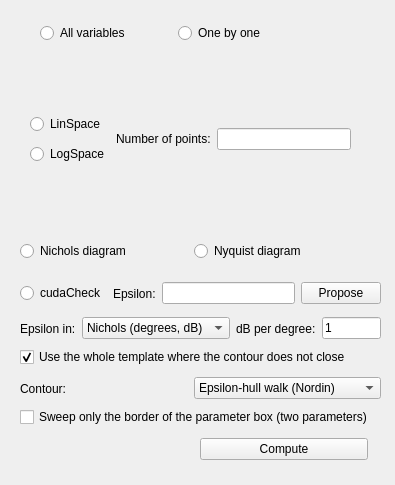
<?xml version="1.0" encoding="UTF-8"?>
<ui version="4.0">
 <class>TemplatesForm</class>
 <widget class="QWidget" name="TemplatesForm">
  <property name="geometry">
   <rect>
    <x>0</x>
    <y>0</y>
    <width>395</width>
    <height>485</height>
   </rect>
  </property>
  <property name="windowTitle">
   <string>Dialog</string>
  </property>
  <widget class="QStackedWidget" name="modeStack">
   <property name="geometry">
    <rect>
     <x>20</x>
     <y>60</y>
     <width>371</width>
     <height>171</height>
    </rect>
   </property>
   <widget class="QWidget" name="todos">
    <widget class="QWidget" name="layoutWidget">
     <property name="geometry">
      <rect>
       <x>10</x>
       <y>50</y>
       <width>321</width>
       <height>58</height>
      </rect>
     </property>
     <layout class="QHBoxLayout" name="horizontalLayout_4">
      <item>
       <layout class="QVBoxLayout" name="verticalLayout">
        <item>
         <widget class="QRadioButton" name="linspaceRadio">
          <property name="text">
           <string>LinSpace</string>
          </property>
         </widget>
        </item>
        <item>
         <widget class="QRadioButton" name="logspaceRadio">
          <property name="text">
           <string>LogSpace</string>
          </property>
         </widget>
        </item>
       </layout>
      </item>
      <item>
       <layout class="QHBoxLayout" name="horizontalLayout_3">
        <item>
         <widget class="QLabel" name="label">
          <property name="text">
           <string>Number of points:</string>
          </property>
         </widget>
        </item>
        <item>
         <widget class="QLineEdit" name="globalPointCount"/>
        </item>
       </layout>
      </item>
     </layout>
    </widget>
   </widget>
   <widget class="QWidget" name="page"/>
   <widget class="QWidget" name="individual">
    <widget class="QStackedWidget" name="variablesStack">
     <property name="geometry">
      <rect>
       <x>0</x>
       <y>40</y>
       <width>361</width>
       <height>131</height>
      </rect>
     </property>
     <widget class="QWidget" name="emptyPage"/>
     <widget class="QWidget" name="pNume">
      <widget class="QTabWidget" name="numeratorTabs">
       <property name="geometry">
        <rect>
         <x>0</x>
         <y>0</y>
         <width>361</width>
         <height>141</height>
        </rect>
       </property>
       <widget class="QWidget" name="tab_3">
        <attribute name="title">
         <string>Tab 1</string>
        </attribute>
       </widget>
       <widget class="QWidget" name="tab_4">
        <attribute name="title">
         <string>Tab 2</string>
        </attribute>
       </widget>
      </widget>
     </widget>
     <widget class="QWidget" name="pDeno">
      <widget class="QTabWidget" name="denominatorTabs">
       <property name="geometry">
        <rect>
         <x>0</x>
         <y>0</y>
         <width>361</width>
         <height>141</height>
        </rect>
       </property>
       <widget class="QWidget" name="tab">
        <attribute name="title">
         <string>Tab 1</string>
        </attribute>
       </widget>
       <widget class="QWidget" name="tab_2">
        <attribute name="title">
         <string>Tab 2</string>
        </attribute>
       </widget>
      </widget>
     </widget>
    </widget>
    <widget class="QWidget" name="layoutWidget1">
     <property name="geometry">
      <rect>
       <x>20</x>
       <y>10</y>
       <width>210</width>
       <height>23</height>
      </rect>
     </property>
     <layout class="QHBoxLayout" name="horizontalLayout_6">
      <item>
       <widget class="QRadioButton" name="numeratorRadio">
        <property name="text">
         <string>Numerator</string>
        </property>
       </widget>
      </item>
      <item>
       <widget class="QRadioButton" name="denominatorRadio">
        <property name="text">
         <string>Denominator</string>
        </property>
       </widget>
      </item>
     </layout>
    </widget>
   </widget>
  </widget>
  <widget class="QWidget" name="layoutWidget2">
   <property name="geometry">
    <rect>
     <x>200</x>
     <y>435</y>
     <width>168</width>
     <height>28</height>
    </rect>
   </property>
   <layout class="QHBoxLayout" name="horizontalLayout">
    <item>
     <widget class="QPushButton" name="okButton">
      <property name="text">
       <string>Compute</string>
      </property>
     </widget>
    </item>
   </layout>
  </widget>
  <widget class="QWidget" name="layoutWidget3">
   <property name="geometry">
    <rect>
     <x>40</x>
     <y>20</y>
     <width>269</width>
     <height>26</height>
    </rect>
   </property>
   <layout class="QHBoxLayout" name="horizontalLayout_2">
    <item>
     <widget class="QRadioButton" name="allVariablesRadio">
      <property name="text">
       <string>All variables</string>
      </property>
     </widget>
    </item>
    <item>
     <widget class="QRadioButton" name="oneByOneRadio">
      <property name="text">
       <string>One by one</string>
      </property>
     </widget>
    </item>
   </layout>
  </widget>
  <widget class="QWidget" name="layoutWidget5">
   <property name="geometry">
    <rect>
     <x>20</x>
     <y>240</y>
     <width>341</width>
     <height>23</height>
    </rect>
   </property>
   <layout class="QHBoxLayout" name="horizontalLayout_7">
    <item>
     <widget class="QRadioButton" name="nicholsRadio">
      <property name="text">
       <string>Nichols diagram</string>
      </property>
     </widget>
    </item>
    <item>
     <widget class="QRadioButton" name="nyquistRadio">
      <property name="text">
       <string>Nyquist diagram</string>
      </property>
     </widget>
    </item>
   </layout>
  </widget>
  <widget class="QWidget" name="layoutWidget4">
   <property name="geometry">
    <rect>
     <x>20</x>
     <y>280</y>
     <width>361</width>
     <height>27</height>
    </rect>
   </property>
   <layout class="QHBoxLayout" name="horizontalLayout_8">
    <item>
     <widget class="QRadioButton" name="cudaCheck">
      <property name="text">
       <string>cudaCheck</string>
      </property>
     </widget>
    </item>
    <item>
     <layout class="QHBoxLayout" name="horizontalLayout_5">
      <item>
       <widget class="QLabel" name="label_2">
        <property name="text">
         <string>Epsilon:</string>
        </property>
       </widget>
      </item>
      <item>
       <widget class="QLineEdit" name="epsilonEdit">
        <property name="toolTip">
         <string>One value, or one per design frequency. Filled in with the least epsilon at which the contour of each template closes, over the grids as they are entered above.</string>
        </property>
       </widget>
      </item>
      <item>
       <widget class="QPushButton" name="proposeButton">
        <property name="toolTip">
         <string>Sweep the family over the grids entered above and fill in the least epsilon at which the contour of each template closes, in the plane chosen below.</string>
        </property>
        <property name="text">
         <string>Propose</string>
        </property>
       </widget>
      </item>
     </layout>
    </item>
   </layout>
  </widget>
  <widget class="QCheckBox" name="wholeTemplateCheck">
   <property name="geometry">
    <rect>
     <x>20</x>
     <y>345</y>
     <width>361</width>
     <height>24</height>
    </rect>
   </property>
   <property name="toolTip">
    <string>Where the contour walk does not close with the epsilon given, use the whole template as its contour at that frequency: always safe, only slower, and marked in the viewer. Unchecked, the computation stops and names the frequency instead.</string>
   </property>
   <property name="text">
    <string>Use the whole template where the contour does not close</string>
   </property>
   <property name="checked">
    <bool>true</bool>
   </property>
  </widget>
  <widget class="QCheckBox" name="borderSweepCheck">
   <property name="geometry">
    <rect>
     <x>20</x>
     <y>405</y>
     <width>361</width>
     <height>24</height>
    </rect>
   </property>
   <property name="toolTip">
    <string>With exactly two uncertain parameters, sweep only the border of the parameter box: as many evaluations as the interior grid would cost, spent on the four edges, since the worst case of every specification over a template lies on its border. The template is then a closed curve and its contour is taken by the alpha-shape. Unavailable with one or with three or more uncertain parameters.</string>
   </property>
   <property name="text">
    <string>Sweep only the border of the parameter box (two parameters)</string>
   </property>
  </widget>
  <widget class="QWidget" name="contourRow">
   <property name="geometry">
    <rect>
     <x>20</x>
     <y>375</y>
     <width>361</width>
     <height>27</height>
    </rect>
   </property>
   <layout class="QHBoxLayout" name="horizontalLayout_10">
    <item>
     <widget class="QLabel" name="contourLabel">
      <property name="text">
       <string>Contour:</string>
      </property>
     </widget>
    </item>
    <item>
     <widget class="QComboBox" name="contourCombo">
      <property name="toolTip">
       <string>How the contour of each template is extracted. The walk of Nordin is the historical epsilon-hull and can fail to close. The alpha-shape is the same boundary by its definition, edge by edge: it always closes and returns every component and hole, and the proposed epsilon is then the least that keeps the template connected.</string>
      </property>
      <item>
       <property name="text">
        <string>Epsilon-hull walk (Nordin)</string>
       </property>
      </item>
      <item>
       <property name="text">
        <string>Alpha-shape (always closes)</string>
       </property>
      </item>
     </widget>
    </item>
   </layout>
  </widget>
  <widget class="QWidget" name="epsilonMetricRow">
   <property name="geometry">
    <rect>
     <x>20</x>
     <y>315</y>
     <width>361</width>
     <height>27</height>
    </rect>
   </property>
   <layout class="QHBoxLayout" name="horizontalLayout_9">
    <item>
     <widget class="QLabel" name="metricLabel">
      <property name="text">
       <string>Epsilon in:</string>
      </property>
     </widget>
    </item>
    <item>
     <widget class="QComboBox" name="metricCombo">
      <property name="toolTip">
       <string>The plane the epsilon of the contour is measured in. Nichols: degrees and decibels, one epsilon serves every template. Complex plane: the historical reading, in the units of the plant's response.</string>
      </property>
      <item>
       <property name="text">
        <string>Nichols (degrees, dB)</string>
       </property>
      </item>
      <item>
       <property name="text">
        <string>Complex plane</string>
       </property>
      </item>
     </widget>
    </item>
    <item>
     <widget class="QLabel" name="dbPerDegreeLabel">
      <property name="text">
       <string>dB per degree:</string>
      </property>
     </widget>
    </item>
    <item>
     <widget class="QLineEdit" name="dbPerDegreeEdit">
      <property name="text">
       <string notr="true">1</string>
      </property>
      <property name="maximumSize">
       <size>
        <width>60</width>
        <height>16777215</height>
       </size>
      </property>
     </widget>
    </item>
   </layout>
  </widget>
 </widget>
 <resources/>
 <connections/>
</ui>
